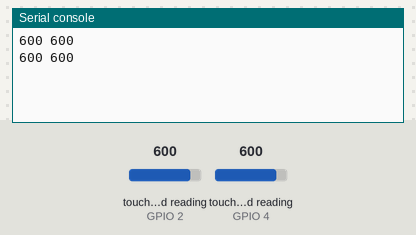
A program run on a simulated ESP32 board running MicroPython. Shown: the last lines printed to the serial console. Inputs (shaded band) come from the test bench; at power-on: touch-pad reading (sensors on GPIO 2, GPIO 4) 600.

Above: at 1.2 s.
1.3 s: touch-pad reading (sensor on GPIO 2) set to 63
At 2.6 s:
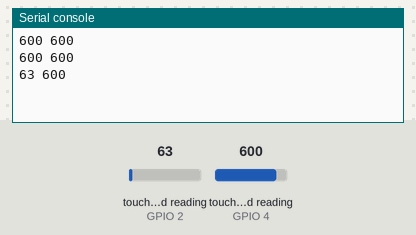
2.8 s: touch-pad reading (sensor on GPIO 4) set to 63
At 3.8 s:
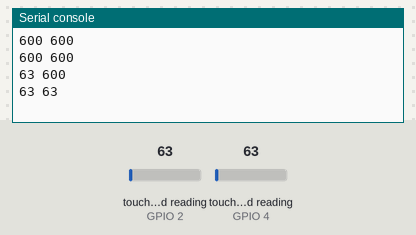
4.3 s: touch-pad reading (sensor on GPIO 2) set to 212
At 5.6 s:
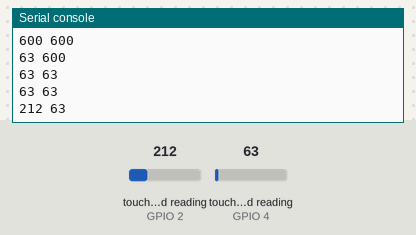
5.8 s: touch-pad reading (sensor on GPIO 4) set to 212
At 6.5 s:
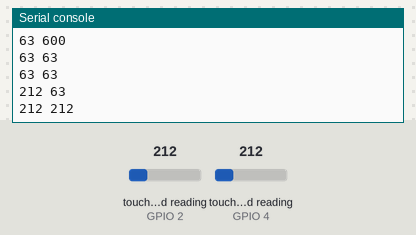
Timing chart, 0 to 8.3 s (numbered marks = the images above; inputs shaded):
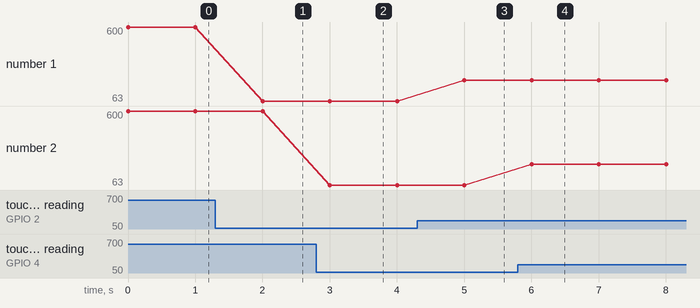

The program:

touch_test.py
```python
# touch_test.py

from machine import TouchPad, Pin
from time import sleep

from machine import TouchPad, Pin

t1 = TouchPad(Pin(2))
t2 = TouchPad(Pin(4))

while True:
  cap1 = t1.read()
  print(cap1, end=" ")


  cap2 = t2.read()
  print(cap2)

  sleep(1)
```

Measured:
- after the input at 1.3 s, the serial console: prints a new line after 0.70 s (image 1)
- after the input at 2.8 s, the serial console: prints a new line after 0.20 s (image 2)
- after the input at 4.3 s, the serial console: prints a new line after 0.70 s (image 3)
- after the input at 5.8 s, the serial console: prints a new line after 0.20 s (image 4)
- plotted number 1: 600 → 63 after the input at 1.3 s, 63 → 212 after the input at 4.3 s
